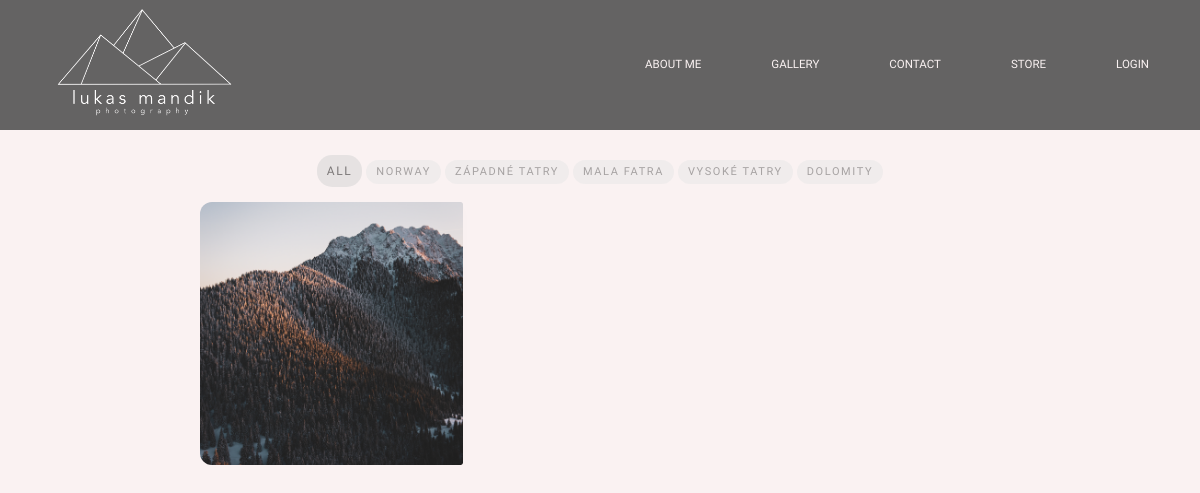
The app's page /store/products_gallery/, older data.
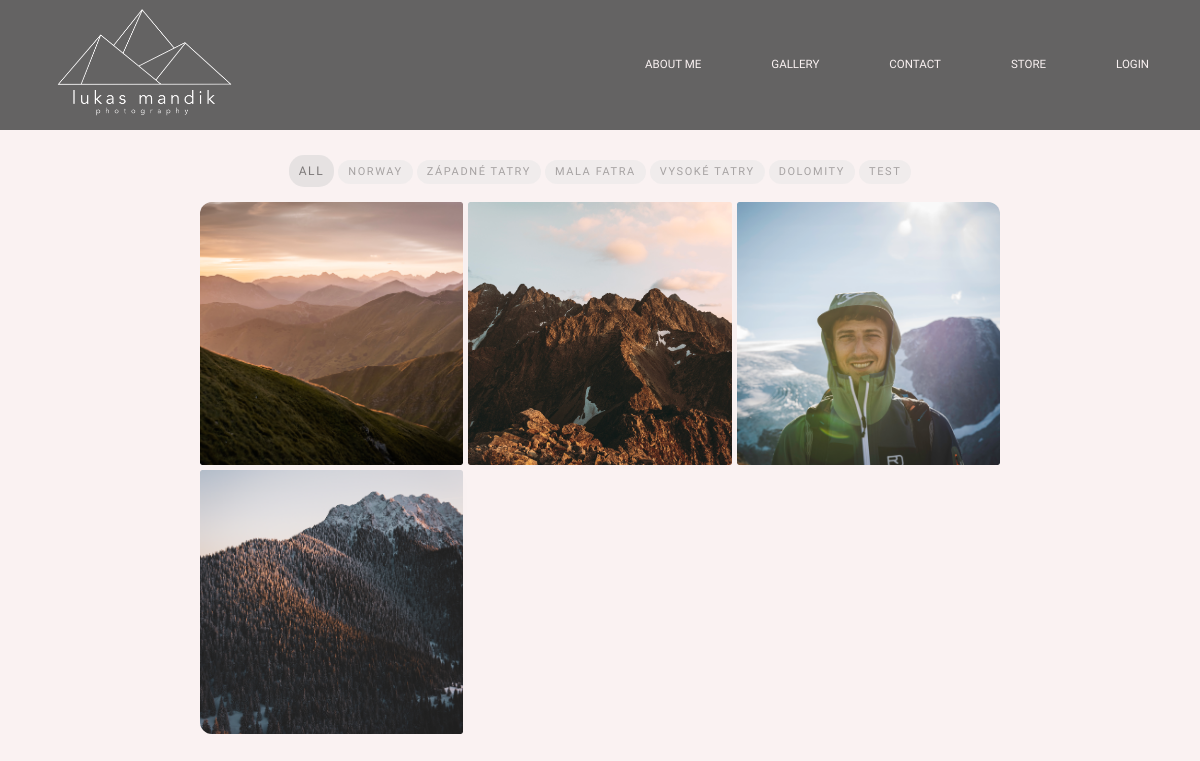
The same page, newer data.
### photos_web/models.py (models this page shows, shortened)
class Category(models.Model):
    name = models.CharField(max_length=200, unique=True, db_index=True)
    slug = models.SlugField(max_length=200, unique=True)
    class Meta:
        verbose_name_plural = 'categories'
    def get_absolute_url(self):
        return reverse('photos_web:category_list', args=[self.slug])

class Product(models.Model):
    name = models.CharField(max_length=200)
    slug = models.SlugField(max_length=200)
    created_by = models.ForeignKey(User, on_delete=models.CASCADE, related_name='product_creator')
    category = models.ForeignKey(Category, on_delete=models.SET_NULL, null=True, blank=True)
    author = models.CharField(max_length=200, default='admin')
    description = models.TextField(blank=True)
    photo = models.ForeignKey(Photo, on_delete=models.SET_NULL, null=True, blank=True)
    price = models.DecimalField(max_digits=6, decimal_places=2)
    stock = models.PositiveIntegerField(default=0)
    in_stock = models.BooleanField(default=True)
    is_active = models.BooleanField(default=True)
    created = models.DateTimeField(auto_now_add=True)
    updated = models.DateTimeField(auto_now=True)
    class Meta:
        verbose_name_plural = 'products'
        ordering = ('-created',)
    def get_absolute_url(self):
        return reverse('photos_web:product_detail', args=[self.slug])

class Photo(models.Model):
    name = models.CharField(max_length=200)
    slug = models.SlugField(max_length=200)
    image = models.ImageField(blank=True, null=True,)
    category = models.ForeignKey(Category, on_delete=models.SET_NULL, null=True, blank=True)
    png_image = models.ImageField(blank=True, null=True)
    image_name = models.CharField(max_length=200, blank=True, null=True,)
    file_name = models.CharField(max_length=200, blank=True, null=True,)
    description = models.TextField()
    timestamp = models.DateTimeField(blank=True, null=True)
    device = models.CharField(max_length=200, blank=True, null=True)
    width = models.IntegerField(blank=True, null=True)
    height = models.IntegerField(blank=True, null=True)
    gps_coordinates = models.CharField(max_length=100, blank=True, null=True)
    meta_data = models.TextField(blank=True, null=True)
    image_mode = models.CharField(max_length=10, blank=True, null=True)
    image_size = models.CharField(max_length=100, blank=True, null=True)
    bands = models.CharField(max_length=100, blank=True, null=True)
    mean = models.CharField(max_length=100, blank=True, null=True)
    median = models.CharField(max_length=100, blank=True, null=True)
    std_dev = models.CharField(max_length=100, blank=True, null=True)
    brightness = models.CharField(max_length=100, blank=True, null=True)
    likes = models.IntegerField(null=True)
    user_likes = models.ManyToManyField(User, related_name='liked_photos', blank=True, default=0)
    created_at = models.DateTimeField(auto_now_add=True)
    updated_at = models.DateTimeField(auto_now=True)

### photos_web/views.py (the view)
# urls.py: path('store/products_gallery/', views.all_products, name='all_products'),
def all_products(request):
    category_name = request.GET.get('category', '')
    categories = Category.objects.all()
    if category_name:
        products = Product.objects.filter(is_active=True, category__name=category_name).order_by('-id')
    else:
        products = Product.objects.filter(is_active=True).order_by('-id')
    context = {
        'categories': categories,
        'products': products,
        'selected_category': category_name,
    }
    return render(request, 'store/products_gallery.html', context)

### photos_web/templates/store/products_gallery.html (shortened to what this page needs)
{% extends 'base.html' %}
{% load static %}
{% block content %}
    <div class="container">
        <div class="categories">
            <ul>
                <div class="categories_item">
                    <li{% if not selected_category %} class="selected"{% endif %}><a href="/store/products_gallery/">All</a></li>
                </div>
                {% for category in categories %}
                <div class="categories_item">
                    <li{% if category == selected_category %} class="selected"{% endif %}><a href="{{ category.get_absolute_url }}">{{ category.name }}</a></li>
                </div>
                {% endfor %}
             </ul>
        </div>
        <div class="container_grid">
            {% for product in products %}
            <div class="gallery-container">
                <div class="gallery-item">
                    <div class="image">
                    <a href="{{ product.get_absolute_url }}">
                        <img src="{{product.photo.png_image.url}}" alt="{{ product.name }}">
                    </a>
                    </div>
                </div>
            </div>
            {% empty %}
            <p>empty</p>
            {% endfor %}
        </div>
    </div>
{% endblock %}

### photos_web/templates/base.html (shortened to what this page needs)
<!DOCTYPE html>
{% load static %}
<html lang="en">
<head>
    <link rel="stylesheet" href="{% static 'css/style.css' %}">
    <link rel="stylesheet" href="/node_modules/@fortawesome/fontawesome-free/css/all.min.css">
</head>
<body>
{% block main %}
{% include 'navbar.html' %}
    {% block content %}
    {% endblock %}
{% endblock %}
</body>
</html>

### photos_web/templates/navbar.html (shortened to what this page needs)
{% load static %}
<div class="wrapper">
    <div class="navbar">
        <div class="inner_navbar">
            <div class="logo">
                <a href="/"><img src="{% static 'media/lm_logo.png' %}"></a>
            </div>
            <div class="menu">
                <ul>
                    <li><a href="">About me</a></li>
                    <li><a href="/gallery">Gallery</a></li>
                    <li><a href="">Contact</a></li>
                    <li><a href="/store/products_gallery/">Store</a></li>
                    <li><a href="/login">Login</a></li>
                </ul>
            </div>
        </div>
    </div>
</div>

### static/css/style.css (style rules this page uses)
:root { --primary-color1: #faf2f2; --primary-color2: #545454; --primary-color3: #c9c9c9; }
* { margin: 0; padding: 0; font-family: 'Ubuntu', sans-serif; text-decoration: none; box-sizing: border-box; list-style: none; }
body { background-color: var(--primary-color1); color: var(--primary-color2); }
.navbar { width: 100%; height: 130px; background: var(--primary-color2); position: fixed; top: 0; left: 0; padding: 0 1rem; opacity: 0.9; z-index: 100; }
.navbar .inner_navbar { display: flex; align-items: center; justify-content: space-between; width: 100%; height: 100%; }
.navbar .logo img { width: 12rem; margin: 0 2rem; }
.navbar .menu ul { display: flex; }
.navbar .menu ul li { margin: 0 30px; }
.navbar .menu ul li a { margin: 2px 5px; display: block; text-align: center; color: var(--primary-color1); text-transform: uppercase; font-size: 0.72rem; }
.navbar .menu ul li::after { content: ''; width: 0; height: 2px; border-radius: 2px; background: var(--primary-color1); display: block; margin: auto; transition: 0.5s; }
.container { display: flex; flex-direction: column; margin: 130px 0 0 0; text-align: center; z-index: 10; }
.categories { margin: 25px 0 10px 0; }
.categories_item { display: inline-block; margin-bottom: 5px; }
.categories_item li { opacity: 0.5; display: flex; align-items: center; background-color: #e7e7e7; width: auto; height: 24px; border-radius: 15px; }
.categories_item li a { color: var(--primary-color2); font-size: 11px; letter-spacing: 1.6px; text-transform: uppercase; margin: 0 10px; }
.categories_item li.selected a { color: #000000; font-size: 12px; }
.categories_item li.selected { background-color: #d3d3d3; height: 32px; }
.container_grid { display: grid; grid-template-columns: repeat(auto-fill, minmax(200px, 1fr)); grid-auto-rows: auto; grid-gap: 5px; align-items: stretch; place-items: flex-start; max-width: 800px; width: 95%; margin: 0 auto 100px auto; text-align: center; z-index: 10; border-radius: 12px; overflow: hidden; }
.gallery-item { width: 100%; height: 100%; position: relative; }
.gallery-item .image { width: 100%; height: 100%; aspect-ratio: 3/3; overflow: hidden; border-radius: 2px; box-shadow: 0 0 20px rgba(0, 0, 0, 0.01) }
.gallery-item .image img { width: 100%; height: 100%; object-fit: cover; object-position: 50% 50%; cursor: pointer; border-radius: 2px; transition: .5s ease-in-out; }

Row changes from the older to the newer data that the page shows:
added Category: name "TEST"
added Product: photo.png_image (picture)
added Product: photo.png_image (picture)
added Product: photo.png_image (picture)
